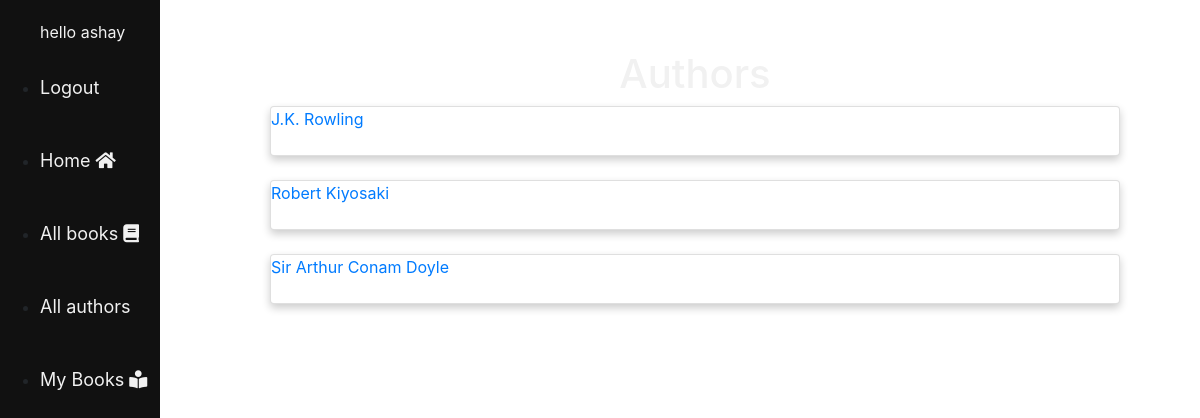
Screenshot of /author_list (signed in) with the database file from the repository.
### shelf/models.py (models this page shows, shortened)
class Author(models.Model):
    first_name = models.CharField(max_length=100)
    last_name = models.CharField(max_length=100)
    date_of_birth = models.DateField(null=True, blank=True)
    date_of_death = models.DateField('Died', null=True, blank=True)
    author_id=models.IntegerField()
    class Meta:
        ordering = ['first_name','last_name']
    def get_absolute_url(self):
        return reverse('books_of_author',args=[str(self.id)])

### shelf/views.py (the view)
# urls.py: path('author_list',views.author_list_view,name='author_list'),
def author_list_view(request):
    author_list = Author.objects.all()
    context = {'author_list': author_list}
    return render(request, 'author_list.html', context=context)

### templates/author_list.html
{% extends 'base.html' %}
{% block content %}
<h1 align="center">Authors</h1>
{% for i in author_list %}
<div class="card">
<a href="{{i.get_absolute_url}}">{{ i.first_name }} {{i.last_name}}</a><br>
    </div>
<br>
{% endfor %}
{% endblock%}

### templates/base.html (shortened to what this page needs)
{% load static %}
{% load crispy_forms_tags %}
<!DOCTYPE html>
<html lang="en">
<head>
  <link rel="stylesheet" href="https://stackpath.bootstrapcdn.com/bootstrap/4.1.3/css/bootstrap.min.css">
        <link href="https://use.fontawesome.com/releases/v5.0.7/css/all.css" rel="stylesheet">
  {% load static %}
  <link rel="stylesheet" href="{% static 'css/styles.css' %}">
</head>
<body class="body">
  <div class="container">
    <div class="row">
      <div class="col-sm-2">
      {% block sidebar %}
        <ul class="sidebar-nav sidenav ">
                                    {% if user.is_authenticated %}
									<div class="name">hello {{user.get_username}}</div>
									<li><a href="{% url 'logout' %}">Logout</a></li>
									{% else %}
									<li><a href="{% url 'login' %}">Login</a></li>
									<li><a href="{% url 'register' %}">Register</a></li>
									{% endif %}
          <li><a href="{% url 'home' %}">Home <i class="fas fa-home"></i></a></li>
            <li><a href="{% url 'book_list_view'%}">All books <i class="fas fa-book"></i></a></li>
          <li><a href="{% url 'author_list' %}">All authors </a></li>
            {% if user.is_authenticated %}
            <li><a href="{% url 'user_book_list' %}">My Books <i class="fas fa-book-reader"></i></a></li>
            {% endif %}
        </ul>
     {% endblock %}
      </div>
      <div class="col-sm-10 box text">{% block content %}{% endblock %}</div>
    </div>
  </div>
</body>
</html>

### static/css/styles.css (style rules this page uses)
.sidenav { height: 100%; width: 160px; position: fixed; z-index: 1; top: 0; left: 0; background-color: #111; overflow-x: hidden; padding-top: 20px; }
.sidenav a { padding: 30px 8px 16px 0px; text-decoration: none; font-size: 18px; color: #f1f1f1; display: block; }
.box { padding:50px; }
.card { box-shadow: 0 4px 8px 0 rgba(0, 0, 0, 0.2); color: black; }
.name { color: #f1f1f1; }
.text { color: #f1f1f1; }
.body { background-image: url('https://encrypted-tbn0.gstatic.com/images?q=tbn%3AANd9GcSBjOv46gKfaXgSa1WCNBQTm8t0v5rIl7EmckLL-ZB0Mm-5B5CD&usqp=CAU'); background-position: center; background-repeat: no-repeat; background-size: cover; }

### rows the page displays
Author: first_name "J.K.", last_name "Rowling"
Author: first_name "Robert", last_name "Kiyosaki"
Author: first_name "Sir Arthur Conam", last_name "Doyle"

### other values shown
{{ user.get_username }} "ashay"
